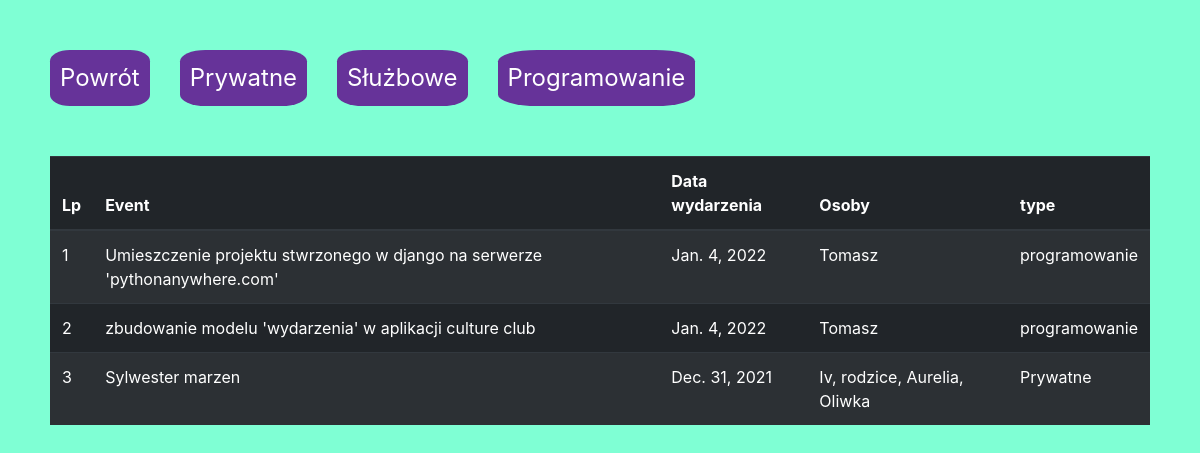
The app's page /wydarzenia/lista_wydarzen with its own data.
### wydarzenia/models.py (models this page shows, shortened)
class Event(models.Model):
    title = models.TextField()
    data_wydarzenia = models.DateField()
    miejsce = models.CharField(max_length=255)
    osoby = models.CharField(max_length=500)
    rodzaj = models.PositiveSmallIntegerField(choices=type_event.TYPE_EVENT, default=0)

### wydarzenia/views.py (the view)
# urls.py: path('lista_wydarzen', lista_wydarzen, name='lista_wydarzen'),
def lista_wydarzen(request):
    wydarzenia = Event.objects.all().order_by('-data_wydarzenia')
    contex = {'wydarzenia': wydarzenia}
    return render(request, 'lista_wydarzen.html', contex)

### serial/templates/lista_wydarzen.html (shortened to what this page needs)
{% extends 'base.html' %}
{% load static %}
{% block styles %}
<link href="{% static 'serial/serial_style.css' %}" rel="stylesheet">
{% endblock %}
{% block content %}
<header>
    <div>
        <a href="/wydarzenia/wydarzenia_main">Powrót</a>
        <a class='filtr' href="{% url 'wydarzenia:lista_wydarzen_filtr_prywatne' %}">Prywatne</a>
        <a class='filtr' href="{% url 'wydarzenia:lista_wydarzen_filtr_sluzbowe' %}">Służbowe</a>
        <a class='filtr' href="{% url 'wydarzenia:lista_wydarzen_filtr_programowanie' %}">Programowanie</a>
    </div>
    <br><br>
</header>
<table class="table table-striped table-dark">
  <thead>
    <tr>
      <th scope="col">Lp</th>
      <th scope="col">Event</th>
      <th scope="col">Data wydarzenia</th>
      <th scope="col">Osoby</th>
      <th scope="col">type</th>
    </tr>
  </thead>
  <tbody>
{% for wydarzenie in wydarzenia %}
    <tr>
        <td>{{ forloop.counter }}</td>
        <td>{{ wydarzenie.title }}</td>
        <td>{{ wydarzenie.data_wydarzenia }}</td>
        <td>{{ wydarzenie.osoby }}</td>
        <td>{{ wydarzenie.get_rodzaj_display }}</td>
    </tr>
{% endfor %}
</tbody>
</table>
{% endblock %}

### serial/static/serial/serial_style.css (style rules this page uses)
body { background-color: aquamarine; margin: 50px 50px 150px 50px; }
header div a { font-size: x-large; color: white; margin-right: 30px ; margin-bottom: 50px; padding: 10px; background-color: rebeccapurple; border-radius: 20%; float: left; }

### records on screen
Event: title "Umieszczenie projektu stwrzonego w django na serwerze 'pythonanywhere.com'", data_wydarzenia "Jan. 4, 2022", osoby "Tomasz", rodzaj "programowanie"
Event: title "zbudowanie modelu 'wydarzenia' w aplikacji culture club", data_wydarzenia "Jan. 4, 2022", osoby "Tomasz", rodzaj "programowanie"
Event: title "Sylwester marzen", data_wydarzenia "Dec. 31, 2021", osoby "Iv, rodzice, Aurelia, Oliwka", rodzaj "Prywatne"
